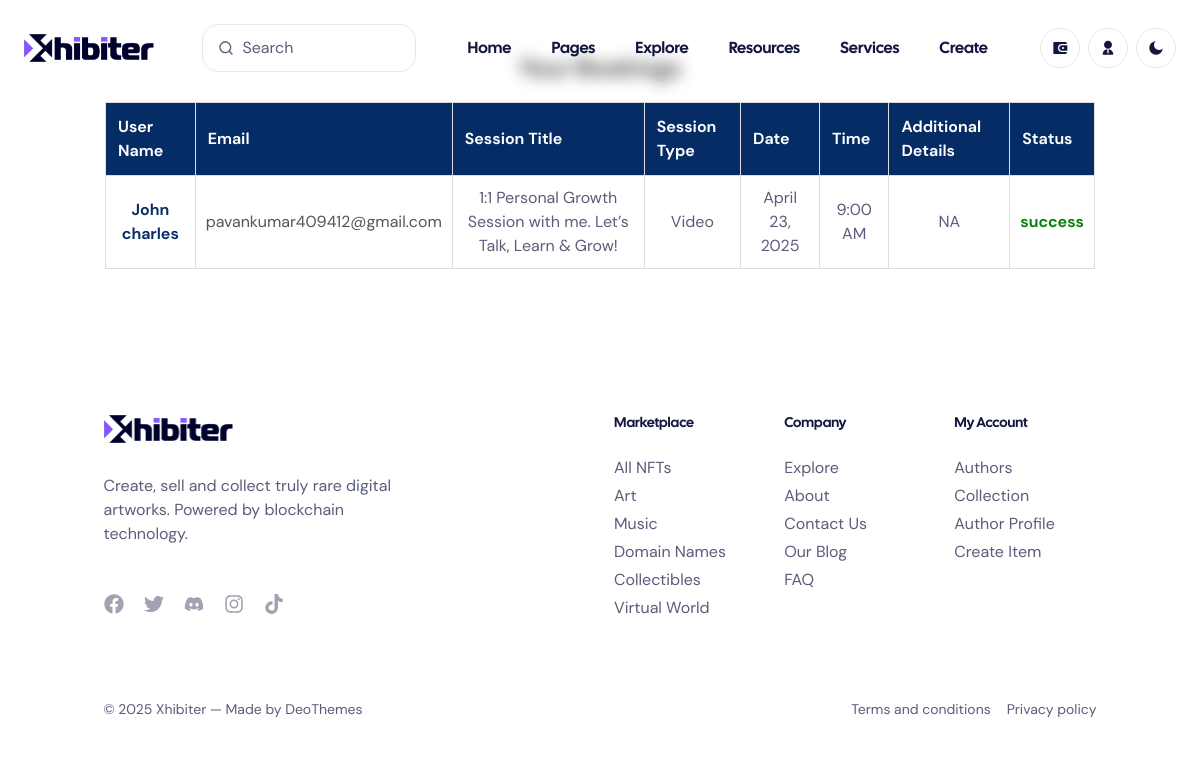
Before: /creator/bookings/ (signed in) with the older database file.
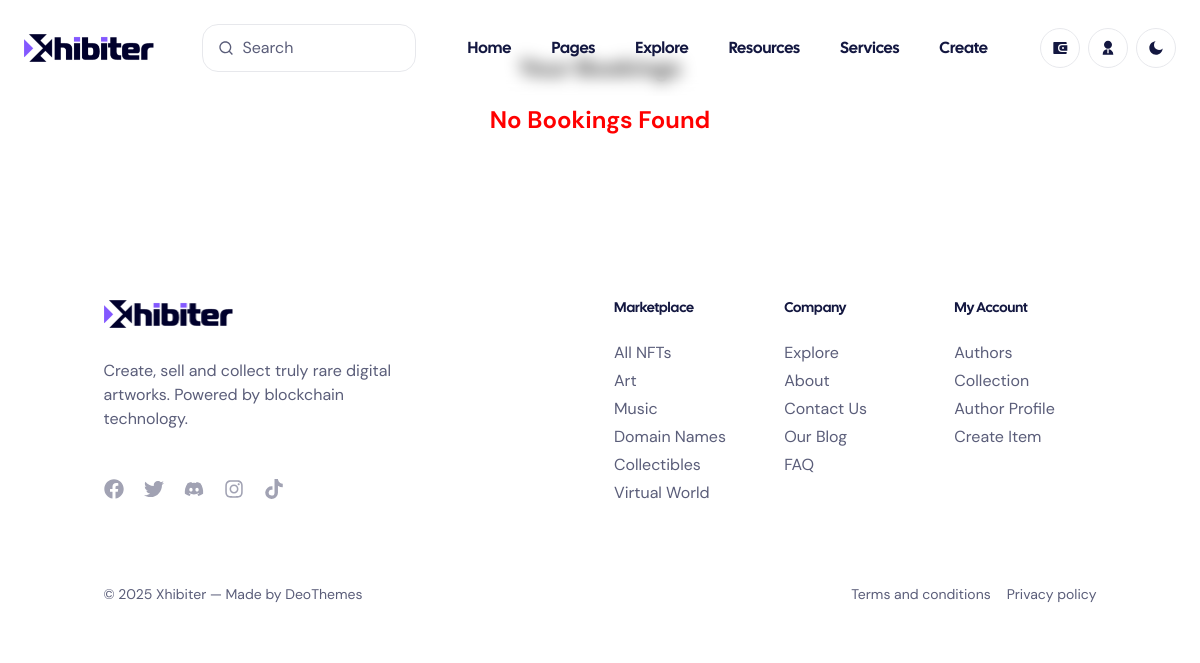
After: the same page with the newer database file.
### myapp/models.py (models this page shows, shortened)
class UserProfile(AbstractBaseUser,PermissionsMixin):
    firstname = models.CharField(max_length=100)
    lastname = models.CharField(max_length=100)
    email = models.EmailField(unique=True)
    contact_number = models.CharField(max_length=15)
    youtubelink = models.URLField(max_length=300,null=True, blank=True)
    instagramlink = models.URLField(max_length=300,null=True, blank=True)
    subscribersCount = models.BigIntegerField(null=True, blank=True)
    followersCount = models.BigIntegerField(null=True, blank=True)
    password = models.CharField(max_length=255)
    is_active = models.BooleanField(default=True)
    is_staff = models.BooleanField(default=False)
    is_creator = models.BooleanField(default=False)
    delete1 = models.IntegerField(default=0)
    yourusername = models.CharField(max_length=100,null=True,blank=True)
    profile_picture = models.ImageField(upload_to='profiles/', blank=True, null=True)
    displayname = models.CharField(max_length=100,null=True,blank=True)
    introduction = models.CharField(max_length=500,null=True,blank=True)
    aboutyourself = models.CharField(max_length=500,null=True,blank=True)
    dob = models.DateField(null=True,blank=True)
    state = models.CharField(max_length=50,null=True,blank=True)
    city = models.CharField(max_length=50,null=True,blank=True)
    personalAddress = models.CharField(max_length=500,null=True,blank=True)
    officeAddress = models.CharField(max_length=500,null=True,blank=True)
    alternateContactNumber = models.CharField(max_length=11,null=True,blank=True)
    alternateEmail = models.CharField(max_length=50,null=True,blank=True)
    slug = models.SlugField(unique=True, blank=True, null=True)  # NEW
    objects = UserProfileManager()
    USERNAME_FIELD = 'email'
    REQUIRED_FIELDS = ['contact_number']

class BookingStatus(models.Model):
    session_id = models.IntegerField(null=True,blank=True)
    session_title =  models.CharField(max_length=255,null=True,blank=True)
    session_name = models.CharField(max_length=7,null=True,blank=True)
    selectedTime = models.TimeField(null=True,blank=True)
    selectedDate = models.DateField(null=True,blank=True)
    additionalDetails = models.TextField(null=True,blank=True)
    status = models.CharField(max_length=7,null=True,blank=True)
    user_id = models.IntegerField(null=True,blank=True)
    creator_id  = models.IntegerField(null=True,blank=True)

### myapp/views.py (the view)
# urls.py: path('creator/bookings/', views.creator_bookings, name='creator/bookings'),
@login_required
def creator_bookings(request):
    try:
        profile = UserProfile.objects.get(id=request.user.id)
    except UserProfile.DoesNotExist:
        raise Http404("Page not found.")
    if not profile.is_creator:
        raise Http404("Page not found.")
    creator_id = request.user.id
    bookings = BookingStatus.objects.filter(creator_id=creator_id)
    user_bookings = {}
    def format_time(time_obj):
        if isinstance(time_obj, time):  # Check if it's a datetime.time object
            hour = time_obj.hour
            minute = time_obj.minute
            if hour == 0:
                return f"12:{minute:02d} AM"  # Midnight
            elif hour < 12:
                return f"{hour}:{minute:02d} AM"  # Morning (AM)
            elif hour == 12:
                return f"12:{minute:02d} PM"  # Noon
            else:
                return f"{hour - 12}:{minute:02d} PM"  # Afternoon/Evening (PM)
        return time_obj
    for booking in bookings:
        user = UserProfile.objects.filter(id=booking.user_id).first()
        if not user:
            continue
        session_id = booking.session_id
        session_name = booking.session_name
        session = None
        if session_name == "Video":
            session = ServiceVideoForm.objects.filter(id=session_id).first()
        elif session_name == "Priority Demo":
            session = ServicePriorityDmForm.objects.filter(id=session_id).first()
        elif session_name == "Webinar":
            session = ServiceWebinarForm.objects.filter(id=session_id).first()
        if user not in user_bookings:
            user_bookings[user] = []
        user_bookings[user].append({
            "booking_id": booking.id,
            "session_name": booking.session_name,
            "selected_date": booking.selectedDate,
            "selected_time": format_time(booking.selectedTime),
            "status": booking.status,
            'additional_details':booking.additionalDetails if booking.additionalDetails else "NA",
            "session_title": booking.session_title if session else "Session Not Found"
        })
    return render(request, 'creator-bookings.html', {
        "user_bookings": user_bookings,
    })

### templates/creator-bookings.html
{% extends 'base.html' %}
{% block content %}
<section  style="padding: 50px;">
    <h2 style="text-align: center; font-size: 24px; font-weight: bold; color: #333; margin-bottom: 16px;">
        Your Bookings
    </h2>
    {% if user_bookings %}
        <div style="max-width: 90%; margin: auto; overflow-x: auto;">
            <table style="width: 100%; border-collapse: collapse; border: 1px solid #ddd; box-shadow: 0px 2px 10px rgba(0, 0, 0, 0.1);">
                <thead>
                    <tr style="background-color: #052c65; color: white; text-align: left;">
                        <th style="border: 1px solid #ddd; padding: 12px;">User Name</th>
                        <th style="border: 1px solid #ddd; padding: 12px;">Email</th>
                        <th style="border: 1px solid #ddd; padding: 12px;">Session Title</th>
                        <th style="border: 1px solid #ddd; padding: 12px;">Session Type</th>
                        <th style="border: 1px solid #ddd; padding: 12px;">Date</th>
                        <th style="border: 1px solid #ddd; padding: 12px;">Time</th>
                        <th style="border: 1px solid #ddd; padding: 12px;">Additional Details</th>
                        <th style="border: 1px solid #ddd; padding: 12px;">Status</th>
                    </tr>
                </thead>
                <tbody>
                    {% for user, bookings in user_bookings.items %}
                        {% for entry in bookings %}
                            <tr style="text-align: center; border-bottom: 1px solid #ddd;">
                                {% if forloop.first %}
                                    <td style="border: 1px solid #ddd; padding: 10px; font-weight: bold; color: #052c65;" rowspan="{{ bookings|length }}">
                                        {{ user.firstname }}  {{ user.lastname }}
                                    </td>
                                    <td style="border: 1px solid #ddd; padding: 10px; color: #555;" rowspan="{{ bookings|length }}">
                                        {{ user.email }}
                                    </td>
                                {% endif %}
                                <td style="border: 1px solid #ddd; padding: 10px;">{{ entry.session_title }}</td>
                                <td style="border: 1px solid #ddd; padding: 10px;">{{ entry.session_name }}</td>
                                <td style="border: 1px solid #ddd; padding: 10px;">{{ entry.selected_date }}</td>
                                <td style="border: 1px solid #ddd; padding: 10px;">{{ entry.selected_time }}</td>
                                <td style="border: 1px solid #ddd; padding: 10px;">{{ entry.additional_details }}</td>
                                <td style="border: 1px solid #ddd; padding: 10px; font-weight: bold; color: {% if entry.status == 'success' %}green{% else %}red{% endif %};">
                                    {{ entry.status }}
                                </td>
                            </tr>
                        {% endfor %}
                    {% endfor %}
                </tbody>
            </table>
        </div>
    {% else %}
    <h2 style="text-align: center; font-size: 24px; font-weight: bold; color:red; margin-bottom: 16px;">
        No Bookings Found
     </h2>
         {% endif %}
</section>
{% endblock %}

Changed rows visible on the page:
no longer on this page (row edited): UserProfile: firstname "John", lastname "charles", email "pavankumar409412@gmail.com", selected_time "9:00 AM", additional_details "NA"
removed BookingStatus: session_title "1:1 Personal Growth Session with me. Let’s Talk, Learn & Grow!", session_name "Video", selected_date "April 23, 2025", status "success"
Other visible differences:
text no longer shown: "User Name Email Session Title Session Type Date Time Additional Details Status"
text now shown: "No Bookings Found"
